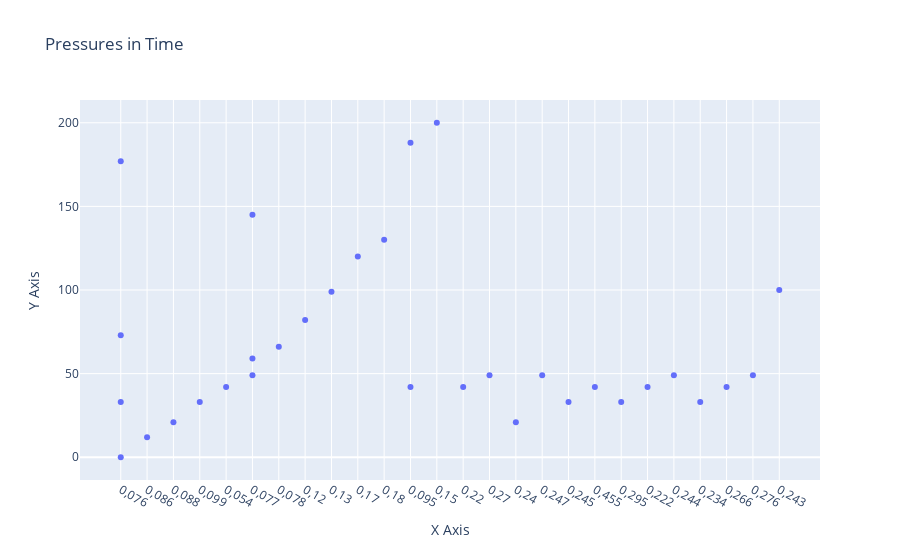

The notebook cell saved with this chart:
### Code cell
# Create some data for a scatter plot
x = ips
y = ics

# Create a dictionary with the data
scatter_data = {'x': x, 'y': y, 'mode': 'markers', 'name': 'My Scatter Plot'}

# Create a dictionary with the layout options
layout_data = {'title': 'Pressures in Time', 'xaxis': {'title': 'X Axis'}, 'yaxis': {'title': 'Y Axis'}}

# Create a dictionary with the data and layout
figure_data = {'data': [scatter_data], 'layout': layout_data}

# Display the plot using iplot()
iplot(figure_data)

### Figure 1 — Plotly figure (JSON) as saved in the notebook; plotly's stock layout.template omitted (floating-point values rounded to 4 significant figures)
{"data": [{"mode": "markers", "name": "My Scatter Plot", "type": "scatter", "x": ["0,076", "0,086", "0,088", "0,099", "0,054", "0,077", "0,078", "0,076", "0,12", "0,13", "0,17", "0,18", "0,077", "0,076", "0,095", "0,15", "0,22", "0,27", "0,24", "0,076", "0,095", "0,247", "0,245", "0,455", "0,077", "0,295", "0,222", "0,244", "0,234", "0,266", "0,276", "0,243"], "y": [0, 12, 21, 33, 42, 59, 66, 73, 82, 99, 120, 130, 145, 177, 188, 200, 42, 49, 21, 33, 42, 49, 33, 42, 49, 33, 42, 49, 33, 42, 49, 100]}], "layout": {"title": {"text": "Pressures in Time"}, "xaxis": {"title": {"text": "X Axis"}}, "yaxis": {"title": {"text": "Y Axis"}}}}
